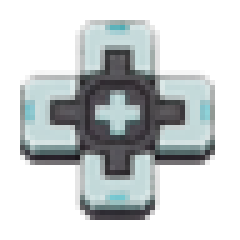
#> input picture art/gameplay/semantic-v2/pickups/pickup_repair.png, 48 x 48 px (shown 5 times larger)
$ python normalize_sprite_sheet.py --input ../../art/gameplay/semantic-v2/pickups/pickup_repair.png --output out.png
#> lines starting #> are read from the running program, lines starting #| are printed output that depends on the picture; after the words box and inside, x2 and y2 are one past the last pixel; in counts of white or black regions, pixels touching at a corner belong together
#> in normalize_sheet, source is the input picture: PIL image 48x48 RGBA; mean R, G, B, A 36.6, 47, 48.1, 72.3
"""Normalize generated sprite figures into an exact, baseline-aligned atlas.

The image generator places figures approximately on a grid. Runtime atlases need
exact cells, so this tool extracts the largest alpha-connected figures and
re-centers them without redrawing or interpolating gameplay state.
"""

from __future__ import annotations

import argparse
from pathlib import Path

import numpy as np
from PIL import Image
from scipy import ndimage


def parse_args() -> argparse.Namespace:
    parser = argparse.ArgumentParser()
    parser.add_argument("--input", required=True, type=Path)
    parser.add_argument("--output", required=True, type=Path)
    parser.add_argument("--columns", type=int, default=4)
    parser.add_argument("--rows", type=int, default=2)
    parser.add_argument("--cell-size", type=int, default=512)
    parser.add_argument("--scale", type=float, default=0.9)
    parser.add_argument("--baseline", type=int, default=482)
    parser.add_argument("--alpha-threshold", type=int, default=16)
    parser.add_argument("--minimum-area", type=int, default=1_000)
    return parser.parse_args()


def find_figure_bounds(
    image: Image.Image,
    expected_count: int,
    columns: int,
    alpha_threshold: int,
    minimum_area: int,
) -> tuple[np.ndarray, list[tuple[int, tuple[int, int, int, int]]]]:
#> called with expected_count = 8, columns = 4, alpha_threshold = 16, minimum_area = 1000
    alpha = np.asarray(image.getchannel("A")) > alpha_threshold
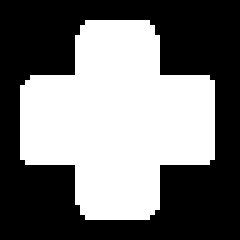
#> alpha: shape (48, 48) bool (shown 5 times larger); 45.8% white; 1 white region, box (x1, y1, x2, y2) and area: (4, 4, 43, 44) 1055
    labels, _ = ndimage.label(alpha, structure=np.ones((3, 3), dtype=np.uint8))
    figures: list[tuple[int, tuple[int, int, int, int], float, float, int]] = []
    for label_index, slices in enumerate(ndimage.find_objects(labels), start=1):
        if slices is None:
            continue
        y_slice, x_slice = slices
        area = int(np.count_nonzero(labels[slices] == label_index))
        if area < minimum_area:
            continue
        bounds = (x_slice.start, y_slice.start, x_slice.stop, y_slice.stop)
        center_x = (x_slice.start + x_slice.stop) * 0.5
        center_y = (y_slice.start + y_slice.stop) * 0.5
        figures.append((area, bounds, center_x, center_y, label_index))
#> this loop made 1 pass
#> (label_index, area, bounds, center_x, center_y) on pass 1: (1, 1055, (4, 4, 43, 44), 23.5, 24)
#> after the loop, figures = [(1055, (4, 4, 43, 44), 23.5, 24, 1)]

    if len(figures) < expected_count:
#> (the run stopped early here; a loop or call above may not have finished)
